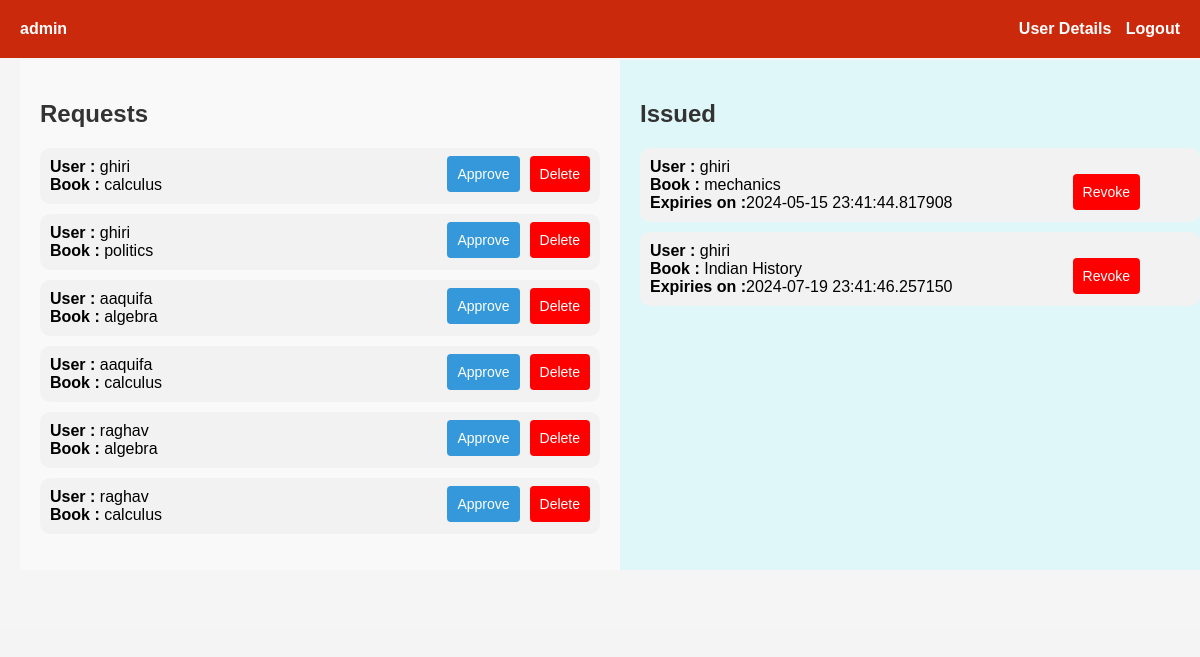
Page /user-access (signed in) on the committed database.
### application/models.py (models this page shows)
class BookRequest(db.Model):
    request_id = db.Column(db.Integer, primary_key=True)
    user_id = db.Column(db.Integer, db.ForeignKey('user.user_id'), nullable=False)
    book_id = db.Column(db.Integer, db.ForeignKey('book.book_id'), nullable=False)
    request_date = db.Column(db.DateTime, nullable=False, default=datetime.now().date())
    user = db.relationship('User', backref=db.backref('book_requests', lazy=True))
    book = db.relationship('Book', backref=db.backref('requests', lazy=True))

class User(db.Model):
    user_id = db.Column(db.Integer, primary_key=True)
    username = db.Column(db.String(100), unique=True, nullable=False)
    email = db.Column(db.String(50),unique = True,nullable = False)
    password = db.Column(db.String(255), nullable=False)
    lendedBooks = db.Column(db.Integer)
    role = db.Column(db.String(50), nullable=False)
    lended_books = db.relationship('BookLended', backref='user', lazy=True)

class Book(db.Model):
    book_id = db.Column(db.Integer, primary_key=True)
    section_id = db.Column(db.Integer, db.ForeignKey('section.section_id'), nullable=False)
    name = db.Column(db.String(200), nullable=False)
    content = db.Column(db.Text, nullable=False)
    author = db.Column(db.String(200), nullable=False)
    date_issued = db.Column(db.Date)
    return_date = db.Column(db.Integer)
    price = db.Column(db.Float, nullable=False)
    section = db.relationship('Section', backref=db.backref('books', lazy=True))

class BookLended(db.Model):
    lend_id = db.Column(db.Integer, primary_key=True)
    user_id = db.Column(db.Integer, db.ForeignKey('user.user_id'), nullable=False)
    book_id = db.Column(db.Integer, db.ForeignKey('book.book_id'), nullable=False)
    lend_date = db.Column(db.DateTime, nullable=False, default=datetime.now().date())
    return_date = db.Column(db.DateTime)
    book = db.relationship('Book', backref=db.backref('lended_books', lazy=True))

### application/views_admin.py (the view)
@app.route('/user-access',methods=['GET','POST'])
def userAccess():
    requests = BookRequest.query.all()
    supplied = BookLended.query.all()
    return render_template('userAccess.html',requests=requests,supplied=supplied)

### templates/userAccess.html (shortened to what this page needs)
{% extends 'base.html' %}
{% block head %}
<link rel="stylesheet" href='{{url_for("static",filename="event.css")}}'>
{% endblock %}
{% block body %}
<div class="container">
    <div class="list-container requests">
        <h2 class="list-title">Requests</h2>
        <ul class="list">
            {% for request in requests %}
                <li class="message">
                    <strong>User : </strong>{{request.user.username}}<br>
                    <strong>Book : </strong>{{request.book.name}}
                    <form style="margin-left: 10px;float:inline-end;margin-top: -20px;" action="/delete-request" method="post">
                        <button style="background-color: red;" type="submit">Delete</button>
                    </form>
                    <form style="float: inline-end;margin-top: -20px;" action="/approve-request" method="post">
                        <button  name="book" type="submit">Approve</button>
                    </form>
                </li>
            {% endfor %}
        </ul>
    </div>
    <div class="list-container permissions">
        <h2 class="list-title">Issued</h2>
        <ul class="list">
            {% for supply in supplied %}
                <li class="message">
                    <strong>User : </strong>{{supply.user.username}}<br>
                    <strong>Book : </strong>{{supply.book.name}}<br>
                    <strong>Expiries on :</strong>{{supply.return_date}}
                    <form style="margin-right: 50px;float:inline-end;margin-top: -20px;" action="/revoke" method="post">
                        <button style="background-color: red;" type="submit">Revoke</button>
                    </form>
                </li>
            {% endfor %}
        </ul>
    </div>
{% endblock %}

### static/style.css (style rules this page uses)
body { font-family: Arial, sans-serif; background-color: #f4f4f4; margin: 0; padding: 0; }
.container { width: 100%; margin: 0 20px; }
button { background-color: #3498db; color: #fff; padding: 10px; border: none; border-radius: 4px; font-size:14px; cursor: pointer; transition: background-color 0.3s ease; }

### static/event.css (style rules this page uses)
h2 { color: #333; }

### templates/userAccess.html (style rules this page uses)
.container { display: flex; justify-content: space-between; }
.list-container { flex: 1; padding: 20px; overflow-y: auto; max-height: 80vh; }
.list { padding: 0; list-style-type: none; }
.message { background-color: #f2f2f2; border-radius: 10px; padding: 10px; margin-bottom: 10px; }
.requests { background-color: #f9f9f9; }
.permissions { background-color: #e0f7fa; }

### rows in the picture
BookRequest: user.username "ghiri", book.name "calculus"
BookRequest: user.username "ghiri", book.name "politics"
BookRequest: user.username "aaquifa", book.name "algebra"
BookRequest: user.username "aaquifa", book.name "calculus"
BookRequest: user.username "raghav", book.name "algebra"
BookRequest: user.username "raghav", book.name "calculus"
BookLended: user.username "ghiri", book.name "mechanics", return_date "2024-05-15 23:41:44.817908"
BookLended: user.username "ghiri", book.name "Indian History", return_date "2024-07-19 23:41:46.257150"

### other values in the picture
{{ session["name"] }} "admin"
